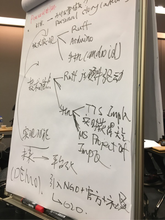
%> input picture Homework2/1552746_崔鹤洁_第二次作业/Problem3/Penta2.png, 165 x 220 px, shrunk from 464 x 618 before the run
$ octave ChangeShape.m   (GNU Octave 9; MATLAB toolbox functions it lacks are replaced by stand-ins)
%> lines starting %> are read from the running program, lines starting %| are printed output that depends on the picture
### Homework2/1552746_崔鹤洁_第二次作业/Problem3/Square.m
function result = Square(img, w)
    [m,n] = size(img);
    peddedImg = padarray(img,[w w],'both');
    result = zeros(m,n);
    for i = (1:m) + w
        for j = (1:n) + w
            temp = peddedImg(i-(w-1)/2:i+(w-1)/2,j-(w-1)/2:j+(w-1)/2);
            temp = temp(:);
            result(i-w,j-w) = median(temp);
        end
    end
    result = uint8(result);
end

### Homework2/1552746_崔鹤洁_第二次作业/Problem3/Circle.m
function result = Circle(img, d)
    [m,n] = size(img);
    peddedImg = padarray(img,[d d],'both');
    result = zeros(m,n);
    for i = (1:m) + d
        for j = (1:n) + d
%           get a square window first
            temp = peddedImg(i-(d-1)/2:i+(d-1)/2,j-(d-1)/2:j+(d-1)/2);
            circleTemp = [];
            center = (d+1)/2;
            for ii = 1:d
                for jj = 1:d
%                     choose those points in a circle with d from the
%                     square window
                    if (center-ii)*(center-ii)+(center-jj)*(center-jj)<=((d-1)/2)*((d-1)/2)
                        circleTemp = [circleTemp,temp(ii,jj)];
                    end
                end
            end
            result(i-d,j-d) = median(circleTemp);
        end
    end
    result = uint8(result);
end

### Homework2/1552746_崔鹤洁_第二次作业/Problem3/Cross.m
function result = Cross(img, w)
    [m,n] = size(img);
    peddedImg = padarray(img,[w w],'both');
    result = zeros(m,n);
    for i = (1:m) + w
        for j = (1:n) + w
            temp = [];
            for ii = (i-(w-1)/2):(i+(w-1)/2)
                temp = [temp, peddedImg(ii,j)];
            end
            for jj = (j-(w-1)/2):(j+(w-1)/2)
                if jj == j
                    continue;
                end
                temp = [temp, peddedImg(i,jj)];
            end
            result(i-w,j-w) = median(temp);
        end
    end
    result = uint8(result);
end

### Homework2/1552746_崔鹤洁_第二次作业/Problem3/ChangeShape.m
clear all;
img = imread('Penta2.png');
%> img is the input picture: size 220x165x3 uint8; mean R, G, B 171.2, 162.6, 152
img = rgb2gray(img);
%> img: size 220x165 uint8
img_noi = imnoise(img,'salt & pepper',0.5);
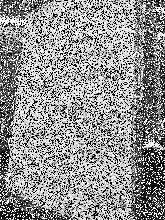
%> img_noi: size 220x165 uint8; min 0, max 255, mean 145.4

figure;
square = Square(img_noi, 5);
%> in Square, `peddedImg = padarray(img,[w w],'both');`:
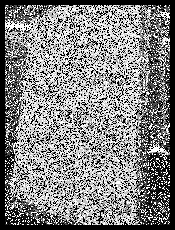
%> peddedImg: size 230x175 uint8; min 0, max 255, mean 131.1
subplot(221);imshow(img);title('Original');
% subplot(132);imshow(img_noi);title('AddNoise');
subplot(222);imshow(square);title('Square');
[ssimval1, ssimmap1] = ssim(square,img);
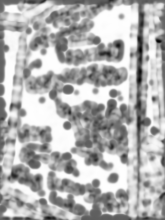
%> ssimmap1: size 220x165 double; min -0.589, max 0.999, mean 0.519; drawn with min black and max white
%> ssimval1 = 0.519
fprintf('The SSIM value is %0.4f.\n',ssimval1);
%| The SSIM value is 0.5189.

% figure;
circle = Circle(img_noi, 5);
%> after the loop in Circle, `for i = (1:m) + d`:
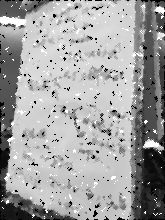
%> result: size 220x165 double; min 0, max 255, mean 161.7
% subplot(131);imshow(img);title('Original');
% subplot(132);imshow(img_noi);title('AddNoise');
subplot(223);imshow(circle);title('Circle');
[ssimval2, ssimmap2] = ssim(circle,img);
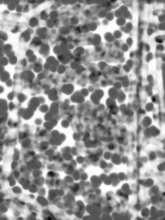
%> ssimmap2: size 220x165 double; min -0.495, max 0.997, mean 0.379; drawn with min black and max white
%> ssimval2 = 0.379
fprintf('The SSIM value is %0.4f.\n',ssimval2);
%| The SSIM value is 0.3786.

% figure;
cross = Cross(img_noi, 5);
%> after the loop in Cross, `for i = (1:m) + w`:
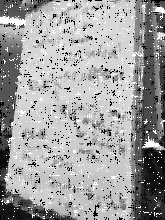
%> result: size 220x165 double; min 0, max 255, mean 159.8
% subplot(131);imshow(img);title('Original');
% subplot(132);imshow(img_noi);title('AddNoise');
subplot(224);imshow(cross);title('Cross');
[ssimval3, ssimmap3] = ssim(cross,img);
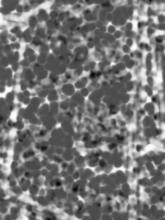
%> ssimmap3: size 220x165 double; min -0.419, max 0.998, mean 0.235; drawn with min black and max white
%> ssimval3 = 0.235
fprintf('The SSIM value is %0.4f.\n',ssimval3);
%| The SSIM value is 0.2348.
